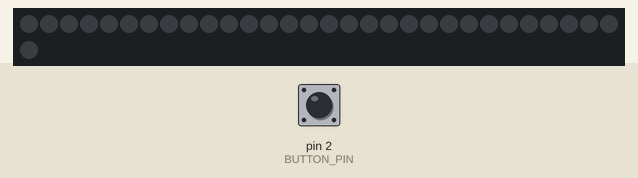
A sketch run on a simulated Arduino Uno, built with avr-gcc and run on an emulated ATmega328P. On the bench: 31 RGB LEDs in strip order, left to right, continuing on the next row. The inputs (shaded band) are chosen by the test bench; at power-on: pin 2 (BUTTON_PIN) HIGH. Dim RGB values are drawn brighter than linear.

Above: at 1.2 s.
1.3 s: pin 2 (BUTTON_PIN) pulled LOW for 1 s
At 3.1 s:
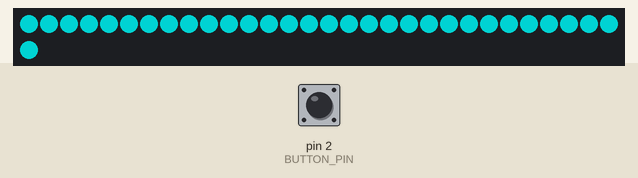
5.1 s: pin 2 (BUTTON_PIN) pulled LOW for 3.2 s
At 5.78 s:
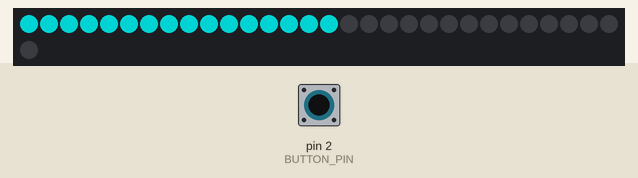
Timing chart, 0 to 8.1 s (numbered marks = the images above; inputs shaded):
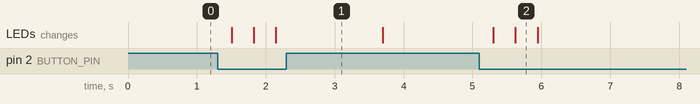

Measured:
- after the input at 1.3 s, the LEDs: first change after 0.20 s (image 1 shows a later state)
- after the input at 5.1 s, the LEDs: first change after 0.20 s (image 2 shows a later state)

The sketch:

saber_cycler_3.ino
```cpp
// This is a demonstration on how to use an input device to trigger changes on your neo pixels.
// You should wire a momentary push button to connect from ground to a digital IO pin.  When you
// press the button it will change to a new pixel animation.  Note that you need to press the
// button once to start the first animation!

#include <Adafruit_NeoPixel.h>

#define BUTTON_PIN   2    // Digital IO pin connected to the button.  This will be
                          // driven with a pull-up resistor so the switch should
                          // pull the pin to ground momentarily.  On a high -> low
                          // transition the button press logic will execute.

#define PIXEL_PIN    6    // Digital IO pin connected to the NeoPixels.

#define PIXEL_COUNT 31

// Parameter 1 = number of pixels in strip,  neopixel stick has 8
// Parameter 2 = pin number (most are valid)
// Parameter 3 = pixel type flags, add together as needed:
//   NEO_RGB     Pixels are wired for RGB bitstream
//   NEO_GRB     Pixels are wired for GRB bitstream, correct for neopixel stick
//   NEO_KHZ400  400 KHz bitstream (e.g. FLORA pixels)
//   NEO_KHZ800  800 KHz bitstream (e.g. High Density LED strip), correct for neopixel stick
Adafruit_NeoPixel strip = Adafruit_NeoPixel(PIXEL_COUNT, PIXEL_PIN, NEO_GRB + NEO_KHZ800);

bool oldState = HIGH;
int showType = 0;
  int pixelCount = 0; //strip.numPixels();

void setup() {
  pinMode(BUTTON_PIN, INPUT_PULLUP);
  strip.begin();
  strip.show(); // Initialize all pixels to 'off'
}

void loop() {
  // Get current button state.
  bool newState = digitalRead(BUTTON_PIN);

  // Check if state changed from high to low (button press).
  if (newState == LOW && oldState == HIGH) {
    // Short delay to debounce button.
    delay(200);
    // Check if button is still low after debounce.
    newState = digitalRead(BUTTON_PIN);
    if (newState == LOW) {
        pixelCount = strip.numPixels();
    }
  }

  extendTo(pixelCount, strip.Color(0, 127, 127), 20);

  if (newState == HIGH && oldState == LOW) {
    // Short delay to debounce button.
    delay(200);
    // Check if button is still low after debounce.
    newState = digitalRead(BUTTON_PIN);
    if (newState == HIGH) {
        pixelCount = 0;
    }
  }

  // Set the last button state to the old state.
  oldState = newState;


}

void extendOn(uint32_t c, uint8_t wait) {
  for (int i=0; i < strip.numPixels(); i++) {
        strip.setPixelColor(i, c);
      strip.show();
      delay(wait);
      }

}

void extendOff(uint8_t wait) {
  for (int i=strip.numPixels(); i>=0; i--) {
      strip.setPixelColor(i, 0);
      strip.show();
     delay(wait);
      }
}


void extendTo(uint8_t max_pixels, uint32_t c, uint8_t wait) {
  for (int i=0; i < strip.numPixels(); i++) {
      if (i < max_pixels) {
        strip.setPixelColor(i, c);
        strip.show();
      delay(wait);
        } else {
        strip.setPixelColor(i, 0);
      }


  }
  strip.show();

}


void theaterChase2(uint8_t max_pixels, uint32_t c, uint8_t wait, uint8_t cycles) {
  for (int j=0; j<cycles; j++) {  // cycles of chasing
    for (int q=0; q < 3; q++) {
      for (int i=0; i < strip.numPixels(); i=i+3) {
        if (i <= max_pixels){
          strip.setPixelColor(i+q, c);    //turn every third pixel on
        } else {
          strip.setPixelColor(i+q, 0);    //turn every third pixel on
        }
      }
      strip.show();

      delay(wait);

     // for (int i=0; i < strip.numPixels(); i=i+3) {
     //   strip.setPixelColor(i+q, 0, 50, 127);        //turn every third pixel off
     // }
    }
  }
}
```
